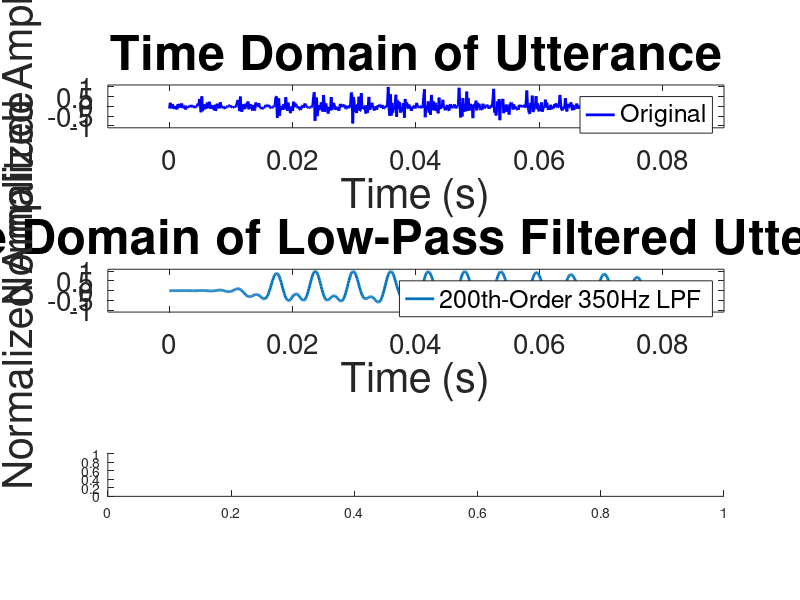

MATLAB code for this plot: (Note: this script raises an error after producing the figure.)
% BE491 Group Project Vowel Pitch Detection
% Echo: A Voice Recognition and Playback System
% Davy Huang, Blake Oberfeld, Arjun Patel, Allison Ramsey, and Kate Ryan
% Lab Section B3

%% This script is designed to show the inner workings of the analyzer by generating:
%       (1) plot the time domain of a stressed vowel, 
%       (2) plot the low-pass filtered time domain signal, 
%       (3) plot the center-clipped time domain signal, 
%       (4) plot the autocorrelation plot and demarcate the peak for 
%           fundamental frequency. (In the main script this is done
%           automatically, but for explanation's sake, we will show the
%           process here.)

%% Load the data in question
%  If the data is long, clip it to only a stressed vowel.
load cw161_8k.mat
% soundsc(cw161)
% Note the sampling rate
Fs = 8000; %Hz

% Isolate vowel
%   For this recording, I will clip to "ay."
 vowel = cw161(1980:2620); % "em"
% vowel = cw161(2.07E4:2.189E4);
% vowel = cw161(2.0E4:2.3E4);
soundsc(vowel)

%% Plot the time domain of a stressed vowel
figure
subplot(3,1,1)
% Plot the normalized magnitude of the utterance against a time axis 
plot((0:length(vowel)-1)/Fs, vowel/norm(vowel,inf), 'b-','Linewidth',2)
set(gca, 'FontSize', 20)
xlabel('Time (s)', 'FontSize', 30)
ylabel('Normalized Amplitude', 'FontSize', 30)
str = sprintf('Time Domain of Utterance');
title(str,'FontSize', 35)
legend('Original')
axis([-0.01 0.09 -1.1 1.1])

%% Plot the low-pass filtered time domain signal

subplot(3,1,2)
% Using code from chvocod_ana.m lines 46-51 and 62-67
    % Set Nyquist frequency
    Fny = Fs/2; %Hz
    % Set low cutoff frequency of low pass filter for filtering the signal
    % [pitch is only 80-320 Hz for adult voices]
    FL = 350; %Hz
    % Set filter order to filter the speech signal
    order = 200;
    % Design lowpass filter by the windowing method
    Bfir1 = fir1(order, FL/Fny);
    % Filtering the speech signal
    vowel_lpf = fftfilt(Bfir1, vowel); 

% Plot the normalized magnitude of the utterance against a time axis 
plot((0:length(vowel_lpf)-1)/Fs, vowel_lpf/norm(vowel_lpf,inf), 'Color', [0 0.447 0.741],'Linewidth',2)
set(gca, 'FontSize', 20)
xlabel('Time (s)', 'FontSize', 30)
ylabel('Normalized Amplitude', 'FontSize', 30)
str = sprintf('Time Domain of Low-Pass Filtered Utterance');
title(str,'FontSize', 35)
legend('200th-Order 350Hz LPF')
axis([-0.01 0.09 -1.1 1.1])

%% Plot the unoffset, center-clipped time domain signal
subplot(3,1,3)
% Using code from pitch_detect.m lines 39-51
    % Remove DC offset
    vowel_cclip = vowel - mean(vowel);
    % Find min and max samples, account for thresholds, and center clip using cclip function
    vowel_cclip = cclip(vowel_cclip, min(vowel_cclip)*0.75, max(vowel_cclip)*0.75);
    %{
        Center clips the signal x setting the lower and upper clipping 
        thresholds from the MINVAL and MAXVAL respectively. 
        Signal components between MINVAL and MAXVAL are 'center clipped', 
        while components below MINVAL are shifted up and compoents above 
        MAXVAL are shifted down. MINVAL must be negative and MAXVAL must 
        be positive. Each elements of X is processed as follows:
        If X(i) > MAXVAL, then Y(i) = X(i) ? MAXVAL;
        If MINVAL < X(i) < MAXVAL, then Y(i) = 0;
        If X(i) < MINVAL, then Y(i) = X(i) - MINVAL;
        Motivation:
        In order to use the autocorrelation function for automatic pitch 
        detection, it is helpful to suppress the peaks due to the vocal 
        tract transfer function. This center clipping will accomplish the 
        suppression.
    %} 

% Plot the normalized magnitude of the utterance against a time axis 
plot((0:length(vowel_cclip)-1)/Fs, vowel_cclip/norm(vowel_cclip,inf), 'Color',[0.302 0.745 0.933],'Linewidth',2)
set(gca, 'FontSize', 20)
xlabel('Time (s)', 'FontSize', 30)
ylabel('Normalized Amplitude', 'FontSize', 30)
str = sprintf('Time Domain of Unoffset, Center-Clipped Utterance');
title(str,'FontSize', 35)
leg = sprintf('DC-Offset removed,\nCenter-Clipped to 75%');
legend(leg)
axis([-0.01 0.09 -1.1 1.1])

%% Plot the autocorrelation plot
% Using code from pitch_detect.m lines 53-56
    % Compute the autocorrelation of the frame
    Rx = xcorr(vowel_cclip,'coeff'); 
    % Calculates the autocorrelation and also normalizes to 1
    % Note that the zeroth lag of the correlation, Rx[0], is in the middle of the output sequence.
    % Find the maximum peak following Rx[0] by calling peak function

%% Demarcate the peak for fundamental frequency 
% and print the number in the command window
pitch = pitch_detect(vowel_lpf);

% Using code from pitch_detect.m lines 58-69
    % Find the maximum peak following Rx[0] by calling peak function
    % To find the index of the maximum value; should be at Rx[0]
    max_index = find(Rx == max(Rx)); 
    % Extract the positive part of the correlation (e.g. on x axis)
    Rx_pos = Rx(max_index: length(Rx)); 
    % Find the maximum peak following Rx[0]
    [peakVAL, index] = peak(Rx_pos);
    %PEAK Detects autocorrelation fundamental peak
    %   [PEAKVAL, PEAKINDEX] = PEAK(X) locates the value and index of the largest
    %   peak in the vector X other than Rx[0].  X must be an autocorrelation
    %   function with maximum value Rx[0] as its first element.

% Plot the autocorrelation plot
figure
plot(((1:length(Rx))-max_index)/Fs, Rx, 'b','Linewidth',1)
hold on
% Plot the fundamental frequency
plot((index)/Fs, peakVAL,'o',...
    'LineWidth',5,...
    'MarkerSize',20,...
    'MarkerEdgeColor', [1 0 1],...
    'MarkerFaceColor', [1 0.8 1])
set(gca, 'FontSize', 35)
xlabel('Time Lag (s)', 'FontSize', 40)
ylabel('Normalized Correlation', 'FontSize', 40)
str = sprintf('Autocorrelation of Utterance');
title(str,'FontSize', 45)
legend('Autocorrelation', 'Fundamental Peak')
axis([-0.085 0.085 -0.3 1.1])

fprintf('The fundamental frequency of the utterance is %d.\n',pitch)

